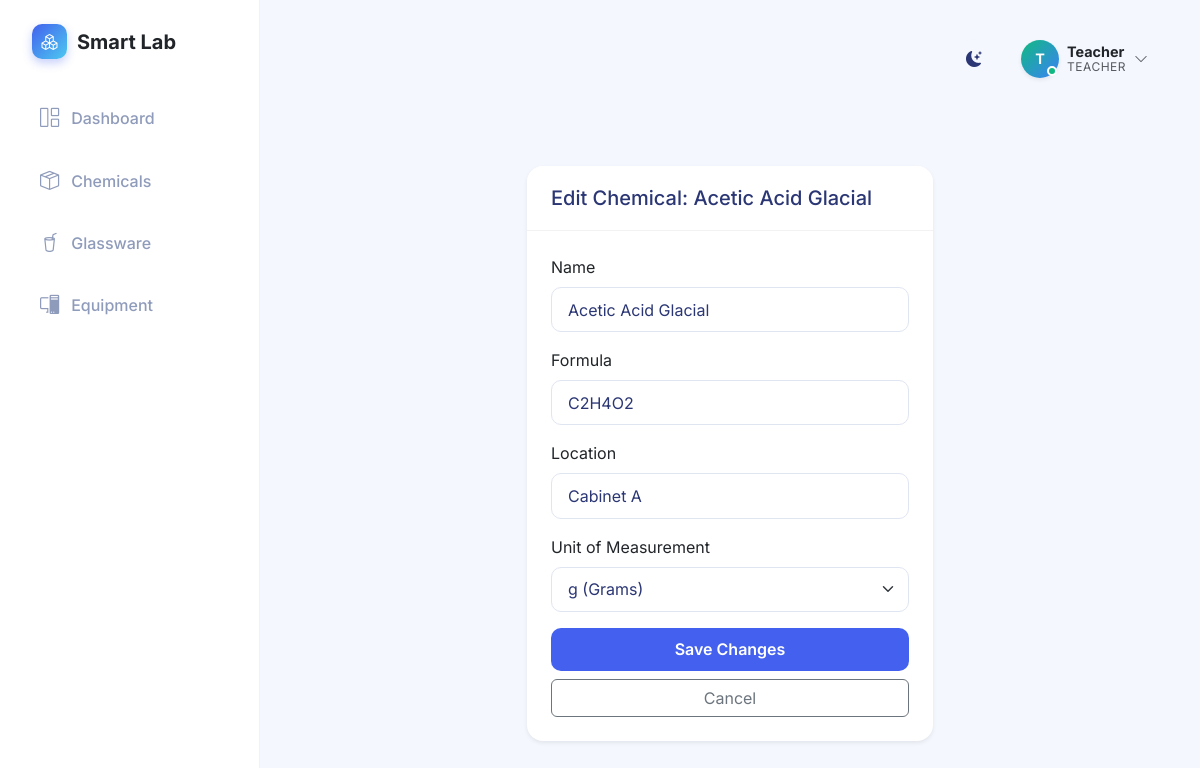
Before: /chemicals/10/edit (signed in) with the older database file.
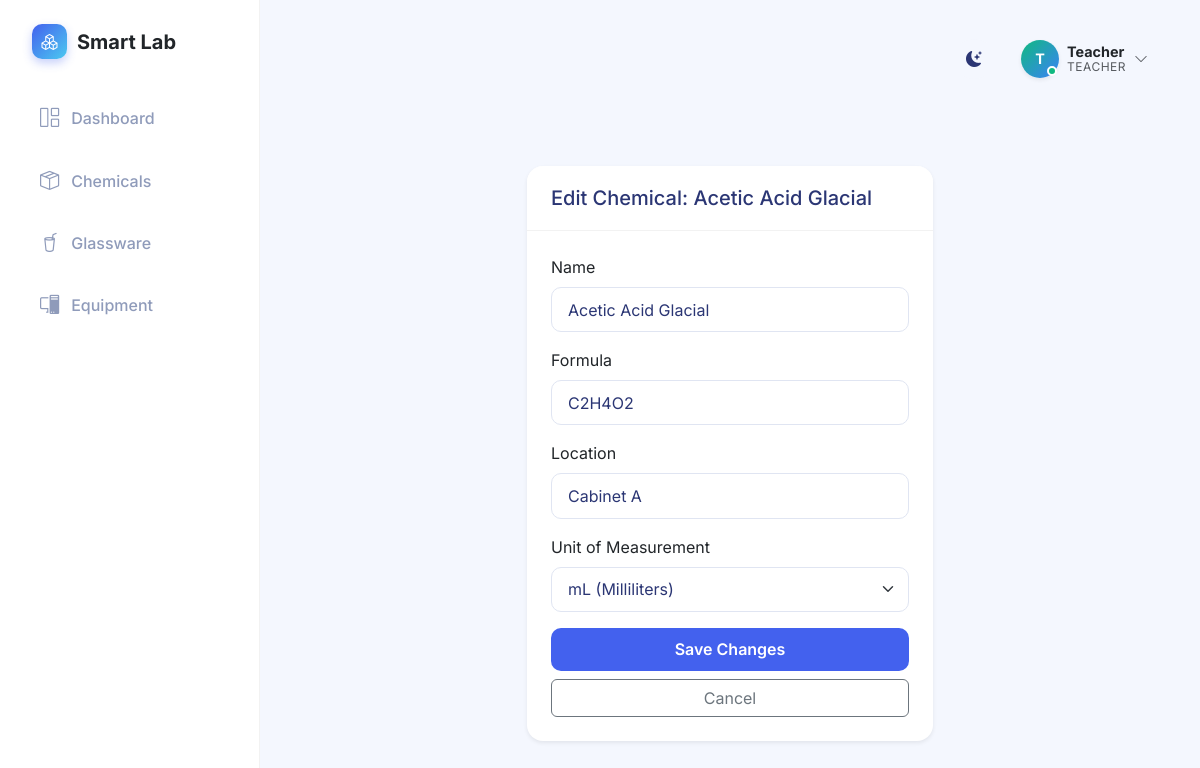
After: the same page with the newer database file.
### app.py (models this page shows)
class User(UserMixin, db.Model):
    id = db.Column(db.Integer, primary_key=True)
    username = db.Column(db.String(100), unique=True, nullable=False)
    password_hash = db.Column(db.String(200), nullable=False)
    role = db.Column(db.String(50), nullable=False) # 'teacher' or 'student'
    full_name = db.Column(db.String(150), nullable=True)

class Chemical(db.Model):
    id = db.Column(db.Integer, primary_key=True)
    name = db.Column(db.String(150), nullable=False)
    formula = db.Column(db.String(100), nullable=False)
    cas_number = db.Column(db.String(50), nullable=True)
    quantity = db.Column(db.Float, nullable=False, default=0.0)
    unit = db.Column(db.String(20), nullable=False)
    location = db.Column(db.String(100), nullable=False)
    expiry_date = db.Column(db.Date, nullable=True)
    hazard_category = db.Column(db.String(100), nullable=True)
    category = db.Column(db.String(50), default='Chemicals') # New: Chemicals, Reagents, Indicators, Miscellaneous
    logs = db.relationship('UsageLog', backref='chemical', lazy=True, cascade="all, delete-orphan")

### app.py (the view, shortened to what this page needs)
@app.route('/chemicals/<int:id>/edit', methods=['GET', 'POST'])
@teacher_required
def edit_chemical(id):
    chemical = Chemical.query.get_or_404(id)
    return render_template('edit_chemical.html', chemical=chemical)

### app.py (called while the page is built)
@login_manager.user_loader
def load_user(user_id):
    return User.query.get(int(user_id))

def teacher_required(f):
    @wraps(f)
    def decorated_function(*args, **kwargs):
        if not current_user.is_authenticated or current_user.role not in ['teacher', 'developer']:
            flash('You must be logged in as a teacher or developer to perform this action.', 'danger')
            return redirect(request.referrer or url_for('dashboard'))
        return f(*args, **kwargs)
    return decorated_function

### templates/edit_chemical.html (shortened to what this page needs)
{% extends 'base.html' %}
{% block content %}
<div class="container py-5">
    <div class="row justify-content-center">
        <div class="col-md-6">
            <div class="card shadow-sm">
                <div class="card-header bg-white">
                    <h5 class="mb-0">Edit Chemical: {{ chemical.name }}</h5>
                </div>
                <div class="card-body">
                    <form action="{{ url_for('edit_chemical', id=chemical.id) }}" method="POST">
                        <div class="mb-3">
                            <label class="form-label">Name</label>
                            <input type="text" name="name" class="form-control" value="{{ chemical.name }}" required>
                        </div>
                        <div class="mb-3">
                            <label class="form-label">Formula</label>
                            <input type="text" name="formula" class="form-control" value="{{ chemical.formula }}" required>
                        </div>
                        <div class="mb-3">
                            <label class="form-label">Location</label>
                            <input type="text" name="location" class="form-control" value="{{ chemical.location }}" required>
                        </div>
                        <div class="mb-3">
                            <label class="form-label">Unit of Measurement</label>
                            <select name="unit" class="form-select" required>
                                <option value="g" {% if chemical.unit == 'g' %}selected{% endif %}>g (Grams)</option>
                                <option value="mL" {% if chemical.unit == 'mL' %}selected{% endif %}>mL (Milliliters)</option>
                            </select>
                        </div>
                        <div class="d-grid gap-2">
                            <button type="submit" class="btn btn-primary">Save Changes</button>
                            <a href="{{ url_for('chemical_detail', id=chemical.id) }}" class="btn btn-outline-secondary">Cancel</a>
                        </div>
                    </form>
                </div>
            </div>
        </div>
    </div>
</div>
{% endblock %}

### templates/base.html (shortened to what this page needs)
<!DOCTYPE html>
<html lang="en">
<head>
    <link href="https://cdn.jsdelivr.net/npm/bootstrap@5.3.0/dist/css/bootstrap.min.css" rel="stylesheet">
    <link rel="stylesheet" href="{{ url_for('static', filename='css/style.css') }}">
    <link rel="stylesheet" href="https://cdn.jsdelivr.net/npm/bootstrap-icons@1.10.5/font/bootstrap-icons.css">
</head>
<body>
    <div class="app-container">
        <nav class="sidebar">
            <div class="sidebar-header">
                <a class="navbar-brand d-flex align-items-center morph-logo" href="{{ url_for('dashboard') }}">
                    <div class="logo-icon me-2"><i class="bi bi-boxes text-white"></i></div>
                    <div class="logo-text-container">
                        <span class="logo-text main-text fs-5 fw-bold text-dark">Smart Lab</span>
                    </div>
                </a>
            </div>
            <ul class="nav flex-column sidebar-nav mt-3">
                <li class="nav-item">
                    <a class="nav-link {% if request.endpoint == 'dashboard' %}active{% endif %}"
                        href="{{ url_for('dashboard') }}">
                        <i class="bi bi-grid-1x2"></i> Dashboard
                    </a>
                </li>
                <li class="nav-item">
                    <a class="nav-link {% if request.endpoint == 'chemicals' or request.endpoint == 'add_chemical' or request.endpoint == 'chemical_detail' %}active{% endif %}"
                        href="{{ url_for('chemicals') }}">
                        <i class="bi bi-box-seam"></i> Chemicals
                    </a>
                </li>
                <li class="nav-item">
                    <a class="nav-link {% if request.endpoint == 'glassware' %}active{% endif %}"
                        href="{{ url_for('glassware') }}">
                        <i class="bi bi-cup-straw"></i> Glassware
                    </a>
                </li>
                <li class="nav-item">
                    <a class="nav-link {% if request.endpoint == 'equipment' %}active{% endif %}"
                        href="{{ url_for('equipment') }}">
                        <i class="bi bi-pc-display"></i> Equipment
                    </a>
                </li>
            </ul>
        </nav>
        <main class="main-content">
            <header class="top-header d-flex justify-content-between align-items-center mb-4">
                <div class="d-flex align-items-center">
                    <div class="theme-toggle" id="themeToggle" title="Toggle Dark/Light Mode">
                        <i class="bi bi-moon-stars-fill"></i>
                    </div>
                    <div class="user-profile dropdown">
                        <div class="profile-trigger d-flex align-items-center" {% if current_user.is_authenticated %}data-bs-toggle="dropdown"{% else %}data-bs-toggle="modal" data-bs-target="#loginModal"{% endif %}>
                            {% if current_user.is_authenticated %}
                            <div class="avatar-wrapper me-2">
                                <div class="avatar-circle {% if current_user.role == 'developer' %}bg-developer{% elif current_user.role == 'teacher' %}bg-teacher{% else %}bg-student{% endif %} shadow-sm">
                                    {{ current_user.username[0]|upper }}
                                </div>
                                <div class="status-indicator online"></div>
                            </div>
                            <div class="user-info d-none d-sm-block">
                                <div class="user-name fw-bold text-dark">{{ current_user.username|capitalize }}</div>
                                <div class="user-role text-muted">{{ current_user.role|capitalize }}</div>
                            </div>
                            <i class="bi bi-chevron-down ms-2 text-muted small"></i>
                            {% else %}
                            <div class="avatar-circle bg-secondary shadow-sm me-2">
                                <i class="bi bi-person"></i>
                            </div>
                            <span class="fw-medium text-dark">Login</span>
                            {% endif %}
                        </div>
                    </div>
            </header>
            <div class="content-wrapper">
                {% block content %}{% endblock %}
            </div>
        </main>
    </div>
</body>
</html>

Changed rows visible on the page:
changed Chemical "Acetic Acid Glacial": unit "g (Grams)" → "mL (Milliliters)"
